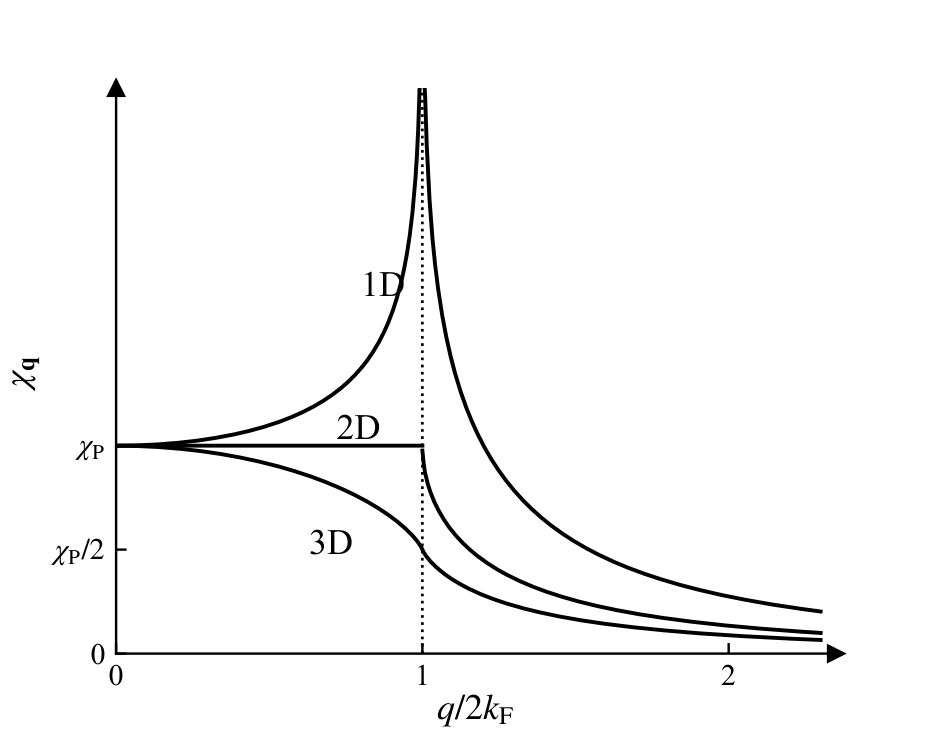

Source code (Python):
# -*- coding: utf-8 -*-
# 图 7.14 一、二、三维电子气 chi_q 对比：1D 在 q=2k_F 发散，2D 扭折，3D 膝状转折
import sys
sys.path.insert(0, r'E:\AI整理书籍\磁学\book\fig_src')
import numpy as np
from scipy.interpolate import PchipInterpolator
import matplotlib.pyplot as plt
from mplstyle import new_fig, save_fig


def L1(x):
    return 0.5 / x * np.log(np.abs((1 + x) / (1 - x)))


def L3(x):
    x = np.asarray(x, dtype=float)
    r = np.empty_like(x)
    s = x < 1e-6
    r[s] = 1.0
    xs = x[~s]
    r[~s] = 0.5 + (1 - xs**2) / (4 * xs) * np.log(np.abs((1 + xs) / (1 - xs)))
    return r


def L2_num(x, nk=600, nth=2001):
    """2D Lindhard（数值积分），返回 g(x)，g(0)=1."""
    q = 2.0 * x
    k = np.linspace(1e-6, 1.0, nk)
    c0 = np.clip((1.0 - k**2 - q**2) / (2 * k * q), -1.0, 1.0)
    th0 = np.arccos(c0)
    t = np.linspace(-1, 1, nth)
    th = th0[:, None] * t[None, :]
    den = -q * q - 2 * k[:, None] * q * np.cos(th) + 1j * 1e-6
    val = np.real(1.0 / den).mean(axis=1) * (2 * th0)
    Pi = 4.0 / (4 * np.pi**2) * np.trapezoid(k * val, k)
    return Pi / (-0.5 / np.pi)      # Pi(0) = -N(0)/2（本归一化下）


xs = np.concatenate([np.linspace(1.001, 1.05, 10),
                     np.linspace(1.08, 2.3, 60)])
gs = np.array([L2_num(x) for x in xs])
print('check g2d(2) =', L2_num(2.0))
f2 = PchipInterpolator(xs, gs)

fig, ax = new_fig(4.3, 3.4)

xp = np.linspace(1e-6, 1.0, 120)
ax.plot(xp, np.ones_like(xp), 'k-', lw=1.3)          # 2D 平台
xp = np.linspace(1.0, 2.3, 300)
ax.plot(xp, np.clip(f2(xp), 0, 2.8), 'k-', lw=1.3)   # 2D
xp = np.linspace(1e-6, 2.3, 500)
ax.plot(xp, np.clip(L1(xp), 0, 2.8), 'k-', lw=1.3)   # 1D（尖峰出图顶）
ax.plot(xp, L3(xp), 'k-', lw=1.3)                    # 3D

ax.plot([1, 1], [0, 2.72], 'k:', lw=0.9)

ax.text(0.80, 1.72, '1D', fontsize=12)
ax.text(0.72, 1.03, '2D', fontsize=12)
ax.text(0.63, 0.48, '3D', fontsize=12)

ax.set_xlim(0, 2.35)
ax.set_ylim(0, 2.72)
ax.set_xticks([0, 1, 2])
ax.set_yticks([0, 0.5, 1.0], ['0', r'$\chi_{\mathrm{P}}/2$',
                              r'$\chi_{\mathrm{P}}$'])
ax.spines[['top', 'right']].set_visible(False)
ax.tick_params(top=False, right=False)
ax.plot(1.0, 0, '>k', ms=5, clip_on=False, transform=ax.transAxes)
ax.plot(0.0, 1.0, '^k', ms=5, clip_on=False, transform=ax.transAxes)
ax.set_xlabel(r'$q/2k_{\mathrm{F}}$', fontsize=12, labelpad=1)
ax.set_ylabel(r'$\chi_{\mathbf{q}}$', fontsize=12)

save_fig(fig, 'ch7', 'fig7_14')
